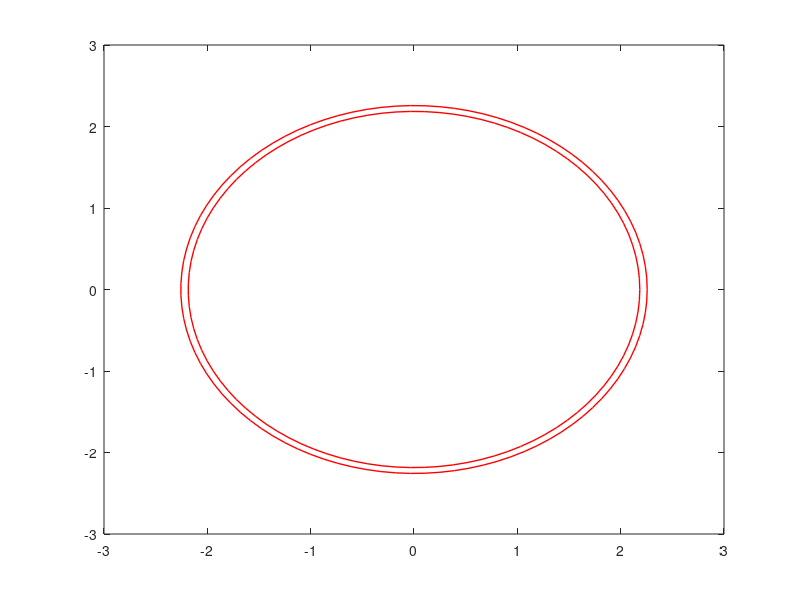

This chart was generated by the following MATLAB code: (Note: this script raises an error after producing the figure.)
%% Фазовый портрет
eps = -.5;
R = -3.4;
m = 1; k = 15;
l = -sqrt(k/pi); a = -1.6; b = (sqrt((m+k)/pi)-sqrt(k/pi))*3*a/2; c = 0;  d = 0;
r_1 = sqrt(k/pi);
r_2 = sqrt((m+k)/pi);
[x, y] = meshgrid(linspace(-2.5 , 2.5, 501));
r = sqrt(x.^2 + y.^2);
phi = linspace(0, 2*pi);

dx = -x.*(l+r).*(3*a*(l+r)+2*b)./(r) - y;
dy = -y.*(l+r).*(3*a*(l+r)+2*b)./(r) + x;

figure(1);
plot(r_1*cos(phi), r_1*sin(phi), '-r', 'LineWidth', 1);
hold on;
plot(r_2*cos(phi), r_2*sin(phi), '-r', 'LineWidth', 1);
hold on;
streamslice(x, y, dx, dy)
hold on;
xlabel('x');
ylabel('y');
axis equal;
axis([-2.5 2.5 -2.5 2.5]);
legend('$r_1$', '$r_2$', '$Stream$', Interpreter = 'latex', FontSize = 10)


